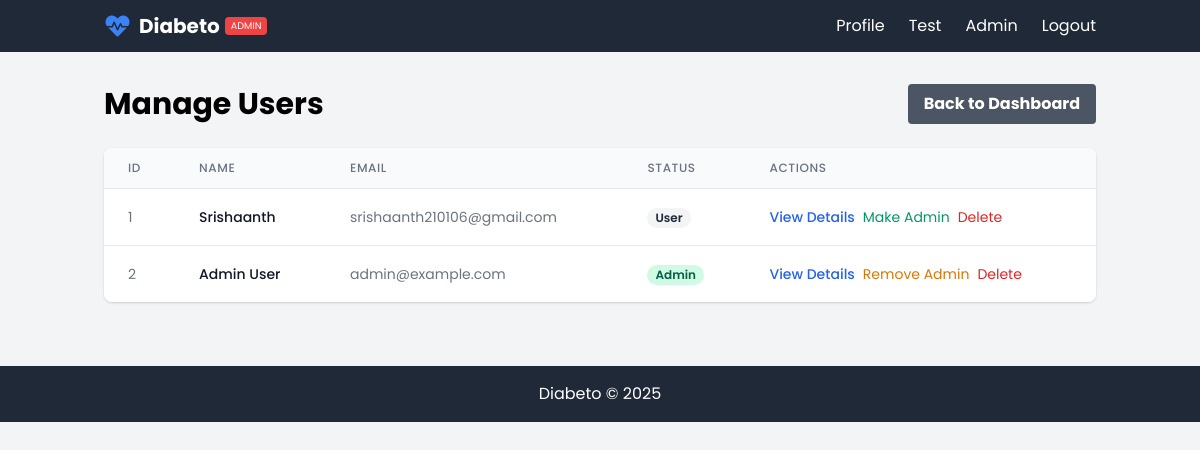
/admin/users (signed in), run on the app's committed database.
### app.py (models this page shows, shortened)
class User(UserMixin, db.Model):
    id = db.Column(db.Integer, primary_key=True)
    name = db.Column(db.String(100), nullable=False)
    email = db.Column(db.String(120), unique=True, nullable=False)
    password_hash = db.Column(db.String(128), nullable=False)
    is_admin = db.Column(db.Boolean, default=False)  # New field for admin status
    test_results = db.relationship('TestResult', backref='user', lazy=True)

### app.py (the view)
@app.route("/admin/users")
@login_required
@admin_required
def admin_users():
    users = User.query.all()
    return render_template("admin/users.html", users=users)

### app.py (called while the page is built)
def admin_required(f):
    @wraps(f)
    def decorated_function(*args, **kwargs):
        if not current_user.is_authenticated or not current_user.is_admin:
            abort(403)  # Forbidden
        return f(*args, **kwargs)
    return decorated_function

@login_manager.user_loader
def load_user(user_id):
    return User.query.get(int(user_id))

### templates/admin/users.html (shortened to what this page needs)
{% extends "base.html" %}
{% block content %}
<div class="container mx-auto px-4 py-8">
    <div class="flex justify-between items-center mb-6">
        <h1 class="text-3xl font-bold">Manage Users</h1>
        <a href="{{ url_for('admin_dashboard') }}" class="bg-gray-600 hover:bg-gray-700 text-white font-bold py-2 px-4 rounded">
            Back to Dashboard
        </a>
    </div>
    {% if users %}
    <div class="bg-white rounded-lg shadow overflow-hidden">
        <table class="min-w-full divide-y divide-gray-200">
            <thead class="bg-gray-50">
                <tr>
                    <th scope="col" class="px-6 py-3 text-left text-xs font-medium text-gray-500 uppercase tracking-wider">ID</th>
                    <th scope="col" class="px-6 py-3 text-left text-xs font-medium text-gray-500 uppercase tracking-wider">Name</th>
                    <th scope="col" class="px-6 py-3 text-left text-xs font-medium text-gray-500 uppercase tracking-wider">Email</th>
                    <th scope="col" class="px-6 py-3 text-left text-xs font-medium text-gray-500 uppercase tracking-wider">Status</th>
                    <th scope="col" class="px-6 py-3 text-left text-xs font-medium text-gray-500 uppercase tracking-wider">Actions</th>
                </tr>
            </thead>
            <tbody class="bg-white divide-y divide-gray-200">
                {% for user in users %}
                <tr>
                    <td class="px-6 py-4 whitespace-nowrap text-sm text-gray-500">{{ user.id }}</td>
                    <td class="px-6 py-4 whitespace-nowrap text-sm font-medium text-gray-900">{{ user.name }}</td>
                    <td class="px-6 py-4 whitespace-nowrap text-sm text-gray-500">{{ user.email }}</td>
                    <td class="px-6 py-4 whitespace-nowrap">
                        {% if user.is_admin %}
                        <span class="px-2 inline-flex text-xs leading-5 font-semibold rounded-full bg-green-100 text-green-800">
                            Admin
                        </span>
                        {% else %}
                        <span class="px-2 inline-flex text-xs leading-5 font-semibold rounded-full bg-gray-100 text-gray-800">
                            User
                        </span>
                        {% endif %}
                    </td>
                    <td class="px-6 py-4 whitespace-nowrap text-sm font-medium">
                        <div class="flex space-x-2">
                            <a href="{{ url_for('admin_user_details', user_id=user.id) }}" class="text-blue-600 hover:text-blue-900">View Details</a>
                            {% if not user.is_admin %}
                            <form action="{{ url_for('admin_make_admin', user_id=user.id) }}" method="POST" class="inline">
                                <button type="submit" class="text-green-600 hover:text-green-900" onclick="return confirm('Make {{ user.name }} an admin?')">
                                    Make Admin
                                </button>
                            </form>
                            {% else %}
                            <form action="{{ url_for('admin_remove_admin', user_id=user.id) }}" method="POST" class="inline">
                                <button type="submit" class="text-yellow-600 hover:text-yellow-900" onclick="return confirm('Remove admin privileges from {{ user.name }}?')">
                                    Remove Admin
                                </button>
                            </form>
                            {% endif %}
                            <form action="{{ url_for('admin_delete_user', user_id=user.id) }}" method="POST" class="inline">
                                <button type="submit" class="text-red-600 hover:text-red-900" onclick="return confirm('Delete user {{ user.name }}? This will also delete all associated test results.')">
                                    Delete
                                </button>
                            </form>
                        </div>
                    </td>
                </tr>
                {% endfor %}
            </tbody>
        </table>
    </div>
    {% else %}
    <div class="bg-white rounded-lg shadow p-6 text-center">
        <p class="text-gray-700">No users found in the database.</p>
    </div>
    {% endif %}
</div>
{% endblock %}

### templates/base.html (style rules this page uses)
body { font-family: 'Poppins', sans-serif; }

### data on the page
User: id "1", name "Srishaanth", email "srishaanth210106@gmail.com", is_admin "User"
User: id "2", name "Admin User", email "admin@example.com", is_admin "Admin"
